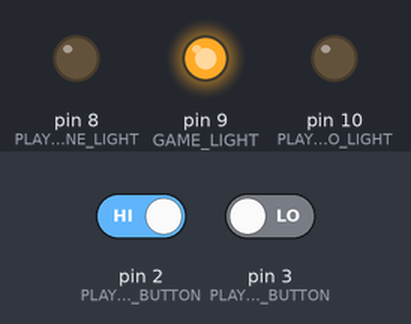
A sketch run on a simulated Arduino Uno, built with avr-gcc and run on an emulated ATmega328P. Shown: output pins drawn as LEDs (lit = HIGH). Dashed ring = blinking. The test bench sets the inputs (shaded band); at power-on: pin 2 (PLAYER_ONE_BUTTON) HIGH, pin 3 (PLAYER_TWO_BUTTON) LOW. Random numbers use the default seed unless the sketch sets one.

Above: at 1.2 s.
1.3 s: pin 2 (PLAYER_ONE_BUTTON) driven LOW and pin 3 (PLAYER_TWO_BUTTON) driven HIGH
At 3.6 s:
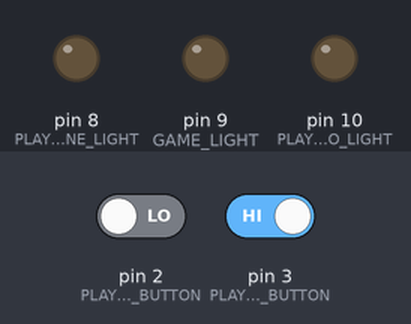
4.3 s: pin 2 (PLAYER_ONE_BUTTON) driven HIGH
6.6 s: pin 2 (PLAYER_ONE_BUTTON) driven LOW
At 7.0 s:
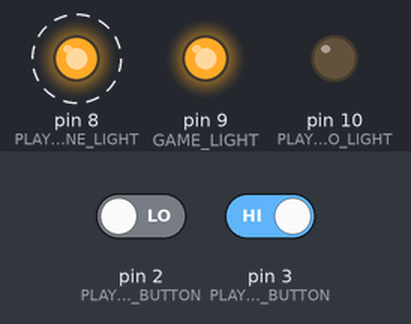
Timing chart, 0 to 15.6 s (numbered marks = the images above; inputs shaded):
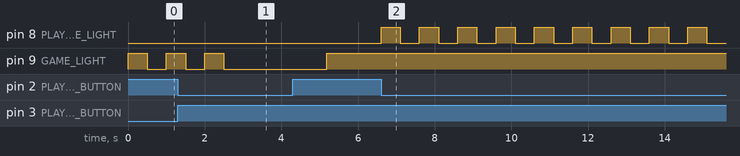

Measured:
- after the input at 6.6 s, pin 8 (PLAYER_ONE_LIGHT): alternates HIGH for 0.50 s and LOW for 0.50 s, starting at once

The sketch:

SPARQ_ARDUINO_TUTORIAL.ino
```cpp
/** Reaction time competition.
 *
 * Arduino is connected to two buttons, one for each player.
 */

#define PLAYER_ONE_BUTTON 2
#define PLAYER_ONE_LIGHT 8

#define PLAYER_TWO_BUTTON 3
#define PLAYER_TWO_LIGHT 10

#define BUTTON_PRESSED 0
#define GAME_LIGHT 9

#define MAX_WAIT_TIME 5000
#define MIN_WAIT_TIME 1000

uint8_t winner = 0;

void setup() {
    Serial.begin(9600);
    pinMode( PLAYER_ONE_BUTTON, INPUT );
    pinMode( PLAYER_TWO_BUTTON, INPUT );

    pinMode( PLAYER_ONE_LIGHT, OUTPUT );
    pinMode( PLAYER_TWO_LIGHT, OUTPUT );
    pinMode( GAME_LIGHT, OUTPUT );

    randomSeed( analogRead( A0 ) );
//    digitalWrite(8, HIGH);
//    digitalWrite(9, HIGH);
//    digitalWrite(10, HIGH);
//    while( 1 ) Serial.println(digitalRead(2));
}

void loop() {

    /* Initial wait time of three seconds for players to get ready */
    for( uint8_t i = 0; i < 3; i++ ) {
        digitalWrite( GAME_LIGHT, HIGH );
        delay( 500 );
        digitalWrite( GAME_LIGHT, LOW );
        delay( 500 );
    }

    delay( random( MIN_WAIT_TIME, MAX_WAIT_TIME ) );
    digitalWrite( GAME_LIGHT, HIGH );

    while( winner == 0 ) {
        if( digitalRead(PLAYER_ONE_BUTTON) == BUTTON_PRESSED ) {
            winner = PLAYER_ONE_LIGHT;
        } else if( digitalRead( PLAYER_TWO_BUTTON ) == BUTTON_PRESSED ) {
            winner = PLAYER_TWO_LIGHT;
        }
    }

//    digitalWrite( GAME_LIGHT, LOW );
//    Serial.print("WINNER: ");
//    Serial.println(winner)
    while( 1 ) {
        digitalWrite( winner, HIGH );
        delay( 500 );
        digitalWrite( winner, LOW );
        delay( 500 );
    }
}
```
